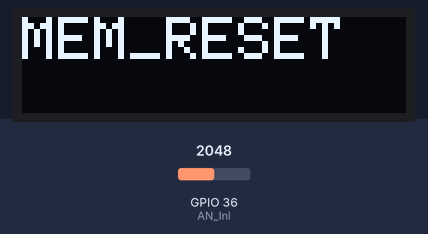
The sketch below on a simulated ESP32. On the bench: 128×32 one-colour display. Inputs (shaded band) come from the test bench; at power-on: GPIO 36 (AN_Inl) = 2048. WiFi joins after 1.5 s; servers stay silent unless stated; no MQTT or app messages arrive unless stated; nothing arrives over Bluetooth unless stated; what the sketch prints to the serial monitor is not drawn.

Above: at 3.6 s.
At 5.7 s:
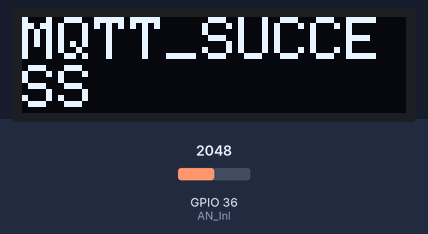
At 24.7 s:
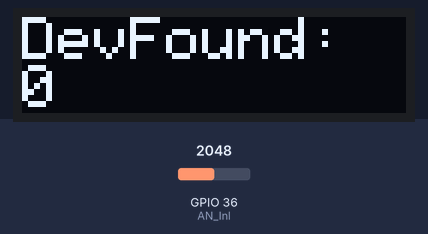

The sketch:

NodeFlashFile.ino
```cpp
#include <BLEDevice.h>
#include <BLEUtils.h>
#include <BLEScan.h>
#include <BLEAdvertisedDevice.h>
#include <WiFi.h>
#include <PubSubClient.h>

//OLED Screen:
#include <SPI.h>
#include <Wire.h>
#include <Adafruit_GFX.h>
#include <Adafruit_SSD1306.h>

//SCREEN INITIALIZATION
#define SCREEN_WIDTH 128 // OLED display width, in pixels
#define SCREEN_HEIGHT 32 // OLED display height, in pixels
// Declaration for an SSD1306 display connected to I2C (SDA, SCL pins)
#define OLED_RESET     -1 // Reset pin # (or -1 if sharing Arduino reset pin)
Adafruit_SSD1306 display(SCREEN_WIDTH, SCREEN_HEIGHT, &Wire, OLED_RESET);
//End of OLED INIT

//BLE init
BLEScanResults foundDevices;
int scanTime = 10; //In seconds
char placeHold[100];
char uhhh[100];
char BL_int[100];
char NAME[100] = "NODE 1";

//WIFI const variables
const char* ssid = "Senior Design";
const char* pass = "";
const char* user = "";

//MQTT const variables
const char* mqttServer = "192.168.1.121";
const int mqttPort = 1883;
const char* mqttUser = "CE490";
const char* mqttPass = "CE490";
const char* mqttTopic = "ce490connect";

WiFiClient espClient;
PubSubClient client(espClient);

BLEScan* pBLEScan;

class MyAdvertisedDeviceCallbacks: public BLEAdvertisedDeviceCallbacks {
    void onResult(BLEAdvertisedDevice advertisedDevice) {
      Serial.printf("%s\n", advertisedDevice.getAddress().toString().c_str());
      sprintf(placeHold,advertisedDevice.getAddress().toString().c_str());

      client.publish(mqttTopic, placeHold);
      delay(20);
    }
};

//Generate characters on OLED screen
void DisplayText(char* GivenNumber, const char* GivenVariableName) {
  display.clearDisplay();
  display.setTextSize(2); // Draw 2X-scale text
  display.setTextColor(WHITE);
  display.setCursor(0, 0);
  display.cp437(true);         // Use full 256 char 'Code Page 437' font

  for(int16_t i=0; i<strlen(GivenVariableName); i++) {
    if(i == '\n') display.write(' ');
    else          display.write(GivenVariableName[i]);
  }
  display.setCursor(0, 16); //Columns range: 0->127, Row range: 0->15, so every 16 pixels == new row
  for(int16_t j=0; j<2; j++) {
    if(j == '\n') display.write(' ');
    else          display.write(GivenNumber[j]);
  }

  display.display();      // Show initial text
  delay(2000);

}

void wifiSetup(){
  delay(2000);
  Serial.println();

  WiFi.begin(ssid, pass);

  while(WiFi.status() != WL_CONNECTED){
    delay(500);
    Serial.print(".");
  }

  Serial.println("\nWIFI CONNECTED");
  Serial.println("IP address: ");
  Serial.print(WiFi.localIP());
}

// SETUP FUNCTION //

void setup() {
  Serial.begin(115200);

  Serial.println("connecting to wifi");
  wifiSetup();

    //OLED Boot:
    // SSD1306_SWITCHCAPVCC = generate display voltage from 3.3V internally
  if(!display.begin(SSD1306_SWITCHCAPVCC, 0x3C)) {
    Serial.println(F("SSD1306 allocation failed: OLED Screen failed to load"));
    for(;;); // Don't proceed, loop forever
  }
  // Clear the buffer
  display.clearDisplay();

  // "MEM_RESET" message during purge
  display.setTextSize(2);
  display.setTextColor(WHITE); // Draw white text
  display.setCursor(0, 0);     // Start at top-left corner
  display.write('M');
  display.write('E');
  display.write('M');
  display.write('_');
  display.write('R');
  display.write('E');
  display.write('S');
  display.write('E');
  display.write('T');


  // Show the display buffer on the screen. You MUST call display() after
  // drawing commands to make them visible on screen!
  display.display();
  delay(2000);
  //End of OLED Boot


  client.setServer(mqttServer, mqttPort);

  while (!client.connected()) {
    Serial.println("\nConnecting to MQTT...");
    if (client.connect(mqttTopic, mqttUser, mqttPass)) {
      Serial.println("connected");

      display.clearDisplay();

      display.setTextSize(2);
      display.setTextColor(WHITE); // Draw white text
      display.setCursor(0, 0);     // Start at top-left corner
      display.write('M');
      display.write('Q');
      display.write('T');
      display.write('T');
      display.write('_');
      display.write('S');
      display.write('U');
      display.write('C');
      display.write('C');
      display.write('E');
      display.write('S');
      display.write('S');

      display.display();
      delay(2000);
    }

    else {
      Serial.print("failed with state ");
      Serial.print(client.state());

      display.clearDisplay();

      display.setTextSize(2);
      display.setTextColor(WHITE); // Draw white text
      display.setCursor(0, 0);     // Start at top-left corner
      display.write('M');
      display.write('Q');
      display.write('T');
      display.write('T');
      display.write('_');
      display.write('F');
      display.write('A');
      display.write('I');
      display.write('L');

      display.display();
      delay(2000);
    }
  }


  Serial.println("Scanning surrounding area...");

  BLEDevice::init("");
  pBLEScan = BLEDevice::getScan(); //create new scan
  pBLEScan->setAdvertisedDeviceCallbacks(new MyAdvertisedDeviceCallbacks());
  pBLEScan->setActiveScan(true); //active scan uses more power, but get results faster
  pBLEScan->setInterval(100);
  pBLEScan->setWindow(99);  // less or equal setInterval value

}

void loop() {

  int AN_Inl = 36;
  int sensorValue = analogRead(AN_Inl);

  client.loop();

  delay(5000); //delay 5 sec between scans

  BLEScanResults foundDevices = pBLEScan->start(scanTime, false);
  Serial.print("Number of devices found: ");
  Serial.println("Scan done!");
  pBLEScan->clearResults();   // delete results fromBLEScan buffer to release memory
  delay(2000);

  //OLED functionality
  const char* VariableName = "DevFound:"; // Can only Display on a single line: "Random Num"
                                          //so at 2x scale characters, only 10 chars can be displayed
  char ConvertRand[2];                    //Char Array
  itoa(foundDevices.getCount(), ConvertRand, 10);    //Convert found devices to char array
  DisplayText(ConvertRand, VariableName); //Display function

  Serial.println("Battery Life: ");
  Serial.print(BL_int);
  Serial.println("\n");

  //client.publish(mqttTopic, NAME);

  int topInTheMariot = foundDevices.getCount();
  sprintf(uhhh,"%d",topInTheMariot);
  client.publish(mqttTopic, uhhh);

  /*
  sprintf(BL_int, "%d", sensorValue);
  client.publish(mqttTopic, BL_int);
  */
  delay(20000);
}
```

Measured:
- what the display in image 0 shows lasts 2.1 s, from 3.5 s to 5.6 s
- what the display in image 1 shows lasts 19.0 s, from 5.6 s to 24.6 s
